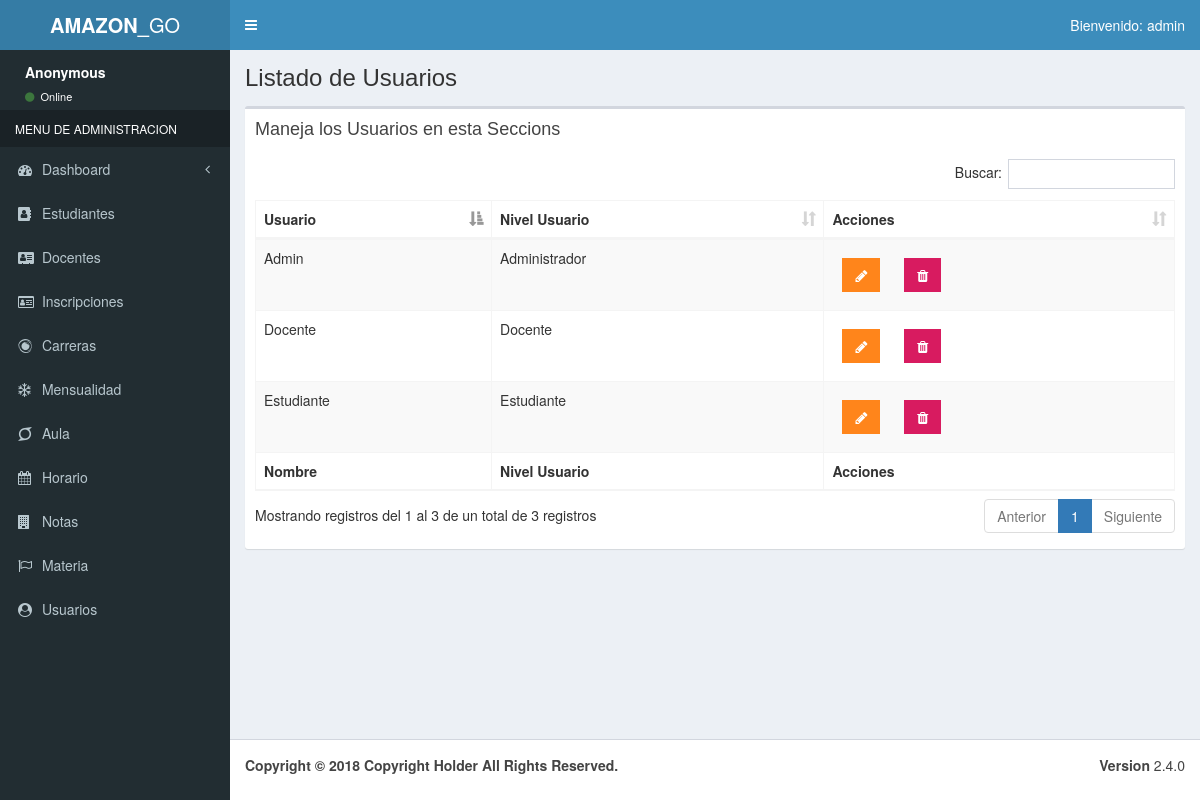
The page /admin/lista-usuario.php (signed in) on the database its author committed.
### tables this page shows
CREATE TABLE `usuarios` (
  `id_usuario` int(11) NOT NULL,
  `nombre_usuario` varchar(60) NOT NULL,
  `password_usuario` varchar(60) NOT NULL,
  `editado_usuario` datetime NOT NULL DEFAULT CURRENT_TIMESTAMP,
  `active_usuario` tinyint(1) NOT NULL DEFAULT '1',
  `id_nivel` tinyint(2) NOT NULL
);

CREATE TABLE `nivel_usuario` (
  `id_nivel` tinyint(3) NOT NULL,
  `nombre_nivel` varchar(60) NOT NULL
);

### admin/lista-usuario.php (the view, shortened to what this page needs)
<?php
      include_once('templates/header.php');
      include_once('templates/barra.php');
      include_once('templates/navegacion.php');
?>
  <div class="content-wrapper">
    <section class="content-header">
      <h1>
        Listado de Usuarios
      </h1>
    </section>
    <section class="content">
      <div class="row">
        <div class="col-xs-12">
          <div class="box">
            <div class="box-header">
              <h3 class="box-title">Maneja los Usuarios en esta Seccions</h3>
            </div>
            <div class="box-body">
              <table id="registros" class="table table-bordered table-striped">
                <thead>
                <tr>
                  <th>Usuario</th>
                  <th>Nivel Usuario</th>
                  <th>Acciones</th>
                </tr>
                </thead>
                <tbody>
                    <?php
                        try {
                          include_once('funciones/funciones.php');
                          $sql = 'SELECT id_usuario, nombre_usuario,  nombre_nivel, active_usuario FROM usuarios INNER JOIN nivel_usuario ON usuarios.id_nivel=nivel_usuario.id_nivel';
                          $resultado = $conexion->query($sql);
                        } catch (Exception $e) {
                          $error = $e->getMessage();
                          echo $error;
                        }
                        while ($usuario = $resultado->fetch(PDO::FETCH_ASSOC)) { ?>
                        <tr>
                          <td><?php echo $usuario['nombre_usuario']; ?></td>
                          <td><?php echo $usuario['nombre_nivel']; ?></td>
                          <td>
                            <a href="editar-usuario.php?id=<?php echo $usuario['id_usuario'] ?>" class="btn bg-orange btn-flat margin">
                            <i class="fa fa-pencil"></i>
                            </a>
                            <a href="#" data-id="<?php echo $usuario['id_usuario'] ?>" data-tipo="usuario" class="btn bg-maroon btn-flat margin borrar_registro">
                            <i class="fa fa-trash"></i>
                            </a>
                          </td>
                        </tr>
                        <?php } ?>
                </tbody>
                <tfoot>
                <tr>
                  <th>Nombre</th>
                  <th>Nivel Usuario</th>
                  <th>Acciones</th>
                </tr>
                </tfoot>
              </table>
            </div>
          </div>
        </div>
      </div>
    </section>
  </div>
 <?php include_once('templates/footer.php'); ?>

### admin/templates/header.php (shortened to what this page needs)
<!DOCTYPE html>
<html>
<head>
  <link rel="stylesheet" href="css/bootstrap.min.css">
  <link rel="stylesheet" href="css/font-awesome.min.css">
  <link rel="stylesheet" href="css/ionicons.min.css">
  <link rel="stylesheet" href="css/dataTables.bootstrap.min.css">
  <link rel="stylesheet" href="css/AdminLTE.min.css">
  <link rel="stylesheet" href="css/morris.css">
  <link rel="stylesheet" href="css/_all-skins.min.css">
  <link rel="stylesheet" href="css/sweetalert2.min.css">
  <link rel="stylesheet" href="css/admin.css">
  <link rel="stylesheet" type="text/css" href="css/dropzone.css">
</head>

### admin/templates/barra.php (shortened to what this page needs)
 <body class="hold-transition skin-blue sidebar-mini">
<div class="wrapper">
  <header class="main-header">
    <a href="#" class="logo">
      <span class="logo-lg"><b>AMAZON_</b>GO</span>
    </a>
    <nav class="navbar navbar-static-top">
      <a href="#" class="sidebar-toggle" data-toggle="push-menu" role="button">
      </a>
      <div class="navbar-custom-menu">
        <ul class="nav navbar-nav">
          <li class="dropdown user user-menu">
            <a href="#" class="dropdown-toggle" data-toggle="dropdown">
              <span class="hidden-xs">Bienvenido: <?php echo $_SESSION['usuario']; ?></span>
            </a>
          </li>
        </ul>
      </div>
    </nav>
  </header>

### admin/templates/navegacion.php (shortened to what this page needs)
<aside class="main-sidebar">
  <section class="sidebar">
    <div class="user-panel">
      <div class="info">
        <p><?php echo $_SESSION['nombre']; ?></p>
        <a href="#"><i class="fa fa-circle text-success"></i> Online</a>
      </div>
    </div>
    <ul class="sidebar-menu" data-widget="tree">
      <li class="header">MENU DE ADMINISTRACION</li>
      <?php if ($_SESSION['nivel']==1): ?>
      <li class="treeview">
        <a href="#">
          <i class="fa fa-dashboard"></i> <span>Dashboard</span>
          <span class="pull-right-container">
            <i class="fa fa-angle-left pull-right"></i>
          </span>
        </a>
      </li>
      <?php endif; ?>
      <?php if ($_SESSION['nivel']==2 || $_SESSION['nivel']== 1): ?>
     <li class="treeview">
        <a href="#">
          <i class="fa fa-address-book"></i>
          <span>Estudiantes</span>
        </a>
      </li>
      <?php endif; ?>
      <?php if ($_SESSION['nivel']==1): ?>
     <li class="treeview">
        <a href="#">
          <i class="fa fa-address-card"></i>
          <span>Docentes</span>
        </a>
      </li>
     <li class="treeview">
        <a href="#">
          <i class="fa fa-drivers-license-o"></i>
          <span>Inscripciones</span>
        </a>
      </li>
     <li class="treeview">
        <a href="#">
          <i class="fa fa-eercast"></i>
          <span>Carreras</span>
        </a>
      </li>
     <li class="treeview">
        <a href="#">
          <i class="fa fa-snowflake-o"></i>
          <span>Mensualidad</span>
        </a>
      </li>
     <li class="treeview">
        <a href="#">
          <i class="fa fa-superpowers"></i>
          <span>Aula</span>
        </a>
      </li>
      <?php endif; ?>
       <?php if ($_SESSION['nivel']==1 || $_SESSION['nivel']==2 || $_SESSION['nivel']==3): ?>
     <li class="treeview">
        <a href="#">
          <i class="fa fa-calendar"></i>
          <span>Horario</span>
        </a>
      </li>
     <li class="treeview">
        <a href="#">
          <i class="fa fa-building"></i>
          <span>Notas</span>
        </a>
      </li>
      <?php endif; ?>
      <?php if ($_SESSION['nivel'] == 1): ?>
     <li class="treeview">
        <a href="#">
          <i class="fa fa-flag-o"></i>
          <span>Materia</span>
        </a>
      </li>
     <li class="treeview">
        <a href="#">
          <i class="fa fa-user-circle"></i>
          <span>Usuarios</span>
        </a>
      </li>
      <?php endif; ?>
    </ul>
  </section>
</aside>

### admin/templates/footer.php (shortened to what this page needs)
 <footer class="main-footer">
    <div class="pull-right hidden-xs">
      <b>Version</b> 2.4.0
    </div>
    <strong><p class="copyright">Copyright &copy 2018 Copyright Holder All Rights Reserved.</p></strong>
 </footer>
 </div>
</body>
</html>

### admin/css/admin.css (style rules this page uses)
.user-panel { height: 60px; color: red; }
.user-panel>.info { position: relative; left: auto; }
.skin-blue .sidebar-menu>li.header { color: #fff; }

### rows shown on the page
usuarios: nombre_usuario "Admin", id_nivel.nombre_nivel "Administrador"
usuarios: nombre_usuario "Estudiante", id_nivel.nombre_nivel "Estudiante"
usuarios: nombre_usuario "Docente", id_nivel.nombre_nivel "Docente"

### other values the page prints
$_SESSION['usuario'] "admin"
$_SESSION['nombre'] "Anonymous"
